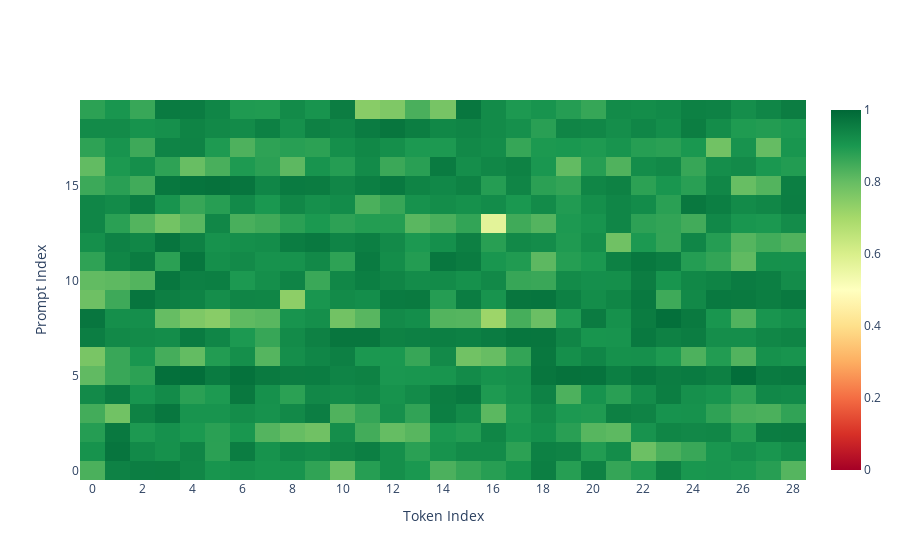

Source (notebook cell):
### Code cell
plot_scores_by_prompt(fact_scores)

### Figure 1 — Plotly figure (JSON) as saved in the notebook; plotly's stock layout.template omitted (floating-point values rounded to 4 significant figures; data arrays with more than 128 entries replaced by an {"elided": "..."} marker saying what was removed)
{"data": [{"colorscale": [[0, "rgb(165,0,38)"], [0.1, "rgb(215,48,39)"], [0.2, "rgb(244,109,67)"], [0.3, "rgb(253,174,97)"], [0.4, "rgb(254,224,139)"], [0.5, "rgb(255,255,191)"], [0.6, "rgb(217,239,139)"], [0.7, "rgb(166,217,106)"], [0.8, "rgb(102,189,99)"], [0.9, "rgb(26,152,80)"], [1, "rgb(0,104,55)"]], "hoverongaps": false, "showscale": true, "type": "heatmap", "z": {"elided": "20x29 float values"}, "zmax": 1, "zmin": 0}], "layout": {"autosize": true, "xaxis": {"autorange": true, "nticks": 29, "range": [-0.5, 28.5], "title": {"text": "Token Index"}}, "yaxis": {"autorange": true, "range": [-0.5, 19.5], "title": {"text": "Prompt Index"}}}}
